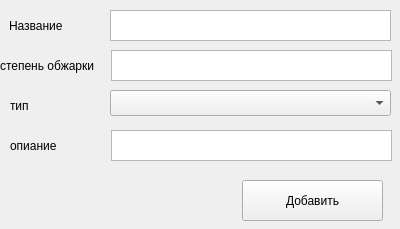
<?xml version="1.0" encoding="UTF-8"?>
<ui version="4.0">
 <class>Form</class>
 <widget class="QWidget" name="Form">
  <property name="geometry">
   <rect>
    <x>0</x>
    <y>0</y>
    <width>400</width>
    <height>229</height>
   </rect>
  </property>
  <property name="windowTitle">
   <string>Добавить элемент</string>
  </property>
  <widget class="QPlainTextEdit" name="title">
   <property name="geometry">
    <rect>
     <x>110</x>
     <y>10</y>
     <width>281</width>
     <height>31</height>
    </rect>
   </property>
  </widget>
  <widget class="QLabel" name="label">
   <property name="geometry">
    <rect>
     <x>9</x>
     <y>10</y>
     <width>81</width>
     <height>31</height>
    </rect>
   </property>
   <property name="text">
    <string>Название</string>
   </property>
  </widget>
  <widget class="QPlainTextEdit" name="year">
   <property name="geometry">
    <rect>
     <x>111</x>
     <y>50</y>
     <width>281</width>
     <height>31</height>
    </rect>
   </property>
  </widget>
  <widget class="QLabel" name="label_2">
   <property name="geometry">
    <rect>
     <x>0</x>
     <y>50</y>
     <width>111</width>
     <height>31</height>
    </rect>
   </property>
   <property name="text">
    <string>степень обжарки</string>
   </property>
  </widget>
  <widget class="QLabel" name="label_3">
   <property name="geometry">
    <rect>
     <x>10</x>
     <y>90</y>
     <width>81</width>
     <height>31</height>
    </rect>
   </property>
   <property name="text">
    <string>тип</string>
   </property>
  </widget>
  <widget class="QComboBox" name="comboBox">
   <property name="geometry">
    <rect>
     <x>110</x>
     <y>90</y>
     <width>281</width>
     <height>26</height>
    </rect>
   </property>
  </widget>
  <widget class="QPlainTextEdit" name="duration">
   <property name="geometry">
    <rect>
     <x>111</x>
     <y>130</y>
     <width>281</width>
     <height>31</height>
    </rect>
   </property>
  </widget>
  <widget class="QLabel" name="label_4">
   <property name="geometry">
    <rect>
     <x>10</x>
     <y>130</y>
     <width>81</width>
     <height>31</height>
    </rect>
   </property>
   <property name="text">
    <string>опиание</string>
   </property>
  </widget>
  <widget class="QPushButton" name="pushButton">
   <property name="geometry">
    <rect>
     <x>242</x>
     <y>180</y>
     <width>141</width>
     <height>41</height>
    </rect>
   </property>
   <property name="text">
    <string>Добавить</string>
   </property>
  </widget>
 </widget>
 <resources/>
 <connections/>
</ui>
